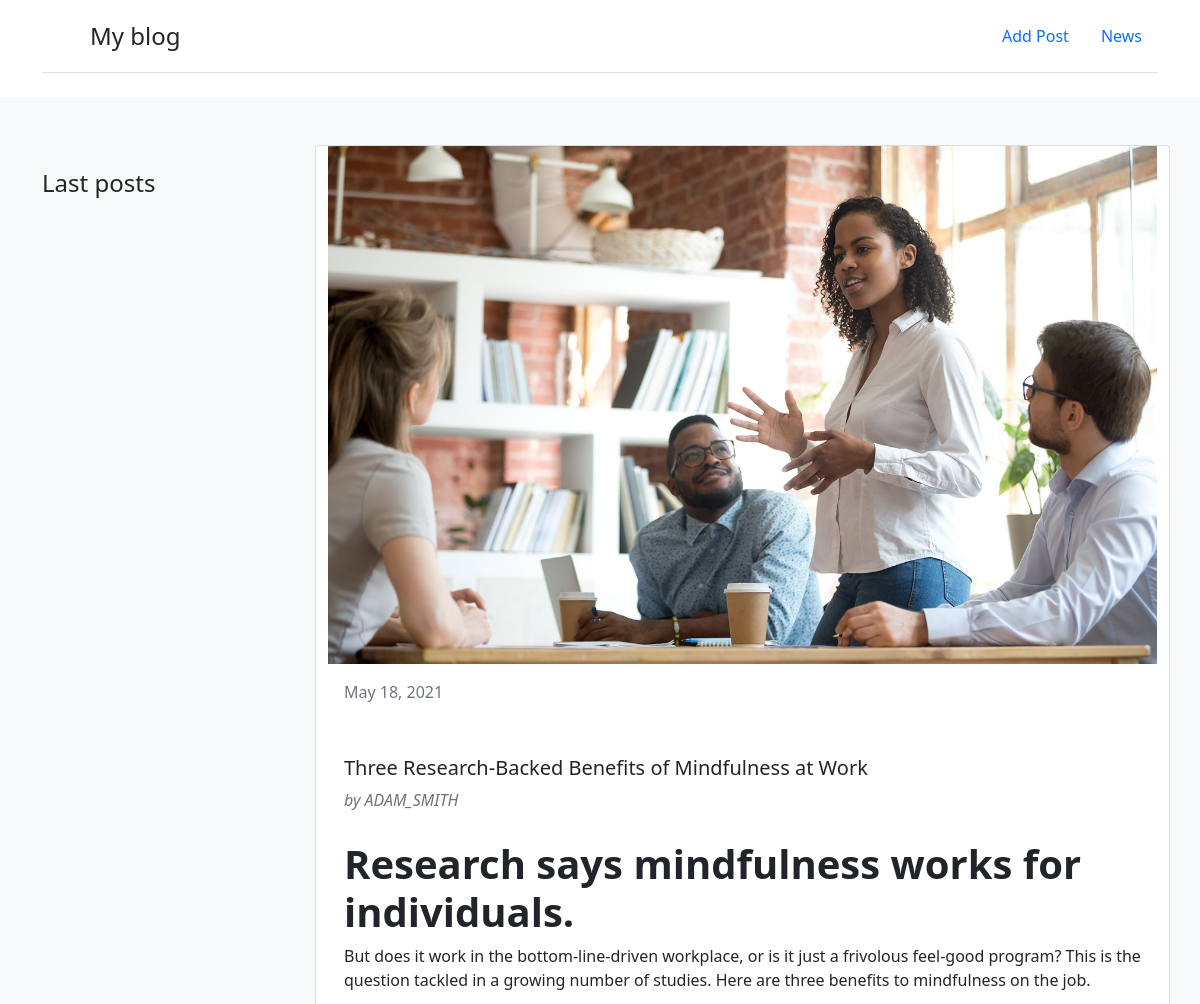
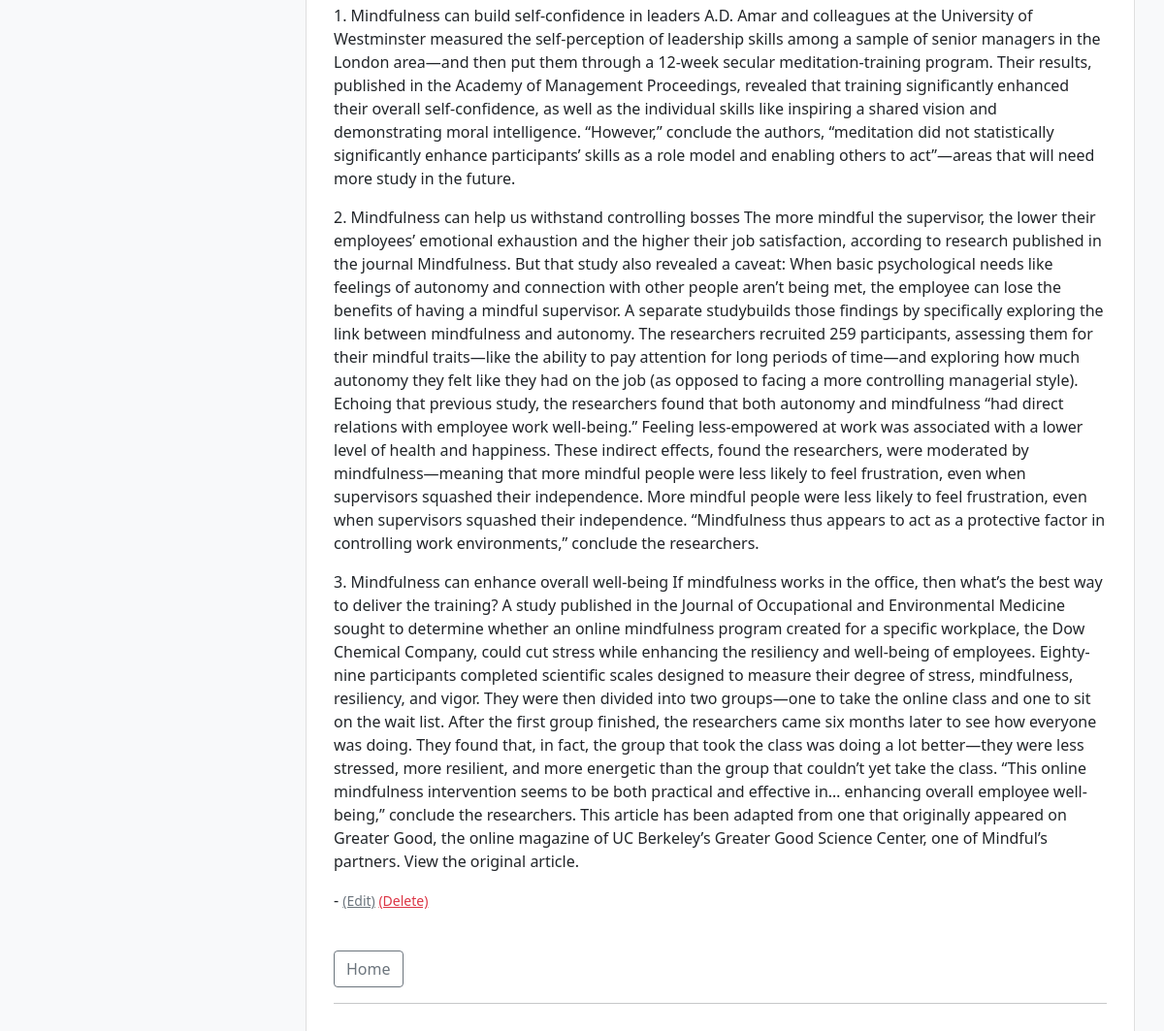
/blog/post/18/, run on the app's committed database (2 pictures, top to bottom).
### blog/models.py (models this page shows, shortened)
class Post(models.Model):
    class Meta:
        db_table = 'posts'
        verbose_name = 'Post'
        verbose_name_plural = 'Posts'
    author = models.ForeignKey(User, verbose_name='Author', on_delete=models.CASCADE)
    category = models.ForeignKey(Category, verbose_name='Category', on_delete=models.CASCADE, blank=True, null=True)
    title = models.CharField(verbose_name='Title', max_length=200, blank=False, null=False)
    content = HTMLField(verbose_name='Content', blank=False, null=False)
    date_created = models.DateTimeField(verbose_name='Created data', auto_now_add=True)
    date_updated = models.DateTimeField(verbose_name='Updated data', auto_now=True)
    photo = models.ImageField(upload_to='media', null=True, blank=True)
    is_published = models.BooleanField(default=True)

### blog/views.py (the view)
# urls.py: path('post/<int:post_id>/', get_post, name='post'),
def get_post(request, post_id):
    post = Post.objects.get(id=post_id)
    return render(request, 'page.html', {
        'post': post,
    })

### blog/templatetags/blog_widgets.py (called while the page is built)
@register.inclusion_tag('widgetlastposts.html')
def get_last_posts(max_items=5):
    posts = Post.objects.filter(date_created__gte=date.today())[0:max_items]
    return {'posts': posts}

### templates/page.html
{% extends 'index.html' %}
{% block content %}
    <div class="card">
        <img src="/{{ post.photo }}">
        <div class="card-body">
            <div class="mb-1 text-muted">{{ post.date_created|date:"M d, Y" }}</div>
            <br>
            <br>
            <h5 class="card-title">{{ post.title }}
            </h5>
            <div class="mb-1 text-muted"><i> by {{ post.author }}  </i></div>
            <br/>
            <p class="card-text mb-auto">{{ post.content|safe }} - <small> <a href="{% url 'update_post' post.pk %}" class="link-secondary" >(Edit)</a> </small>
            <small> <a href="{% url 'delete_post' post.pk %}" class="link-danger">(Delete)</a> </small></p>
            <br/>
            <div>
                <a href="/blog/list/" class="btn btn-outline-secondary"> Home </a>
            </div>
            <hr>
        </div>
    </div>
{% endblock %}

### data on the page
Post: photo (picture), date_created "May 18, 2021", title "Three Research-Backed Benefits of Mindfulness at Work", author "ADAM_SMITH", content "Research says mindfulness works for individuals. But does it work in the bottom-line-driven workplace, or is it just a frivolous feel-good program? This is the question tackled in a growing number of studies. Here are three benefits to mindfulness on the job. 1. Mindfulness can build self-confidence in leaders A.D. Amar and colleagues at the University of Westminster measured the self-perception of leadership skills among a sample of senior managers in the London area—and then put them through a 12-week secular meditation-training program. Their results, published in the Academy of Management Proceedings, revealed that training significantly enhanced their overall self-confidence, as well…"
